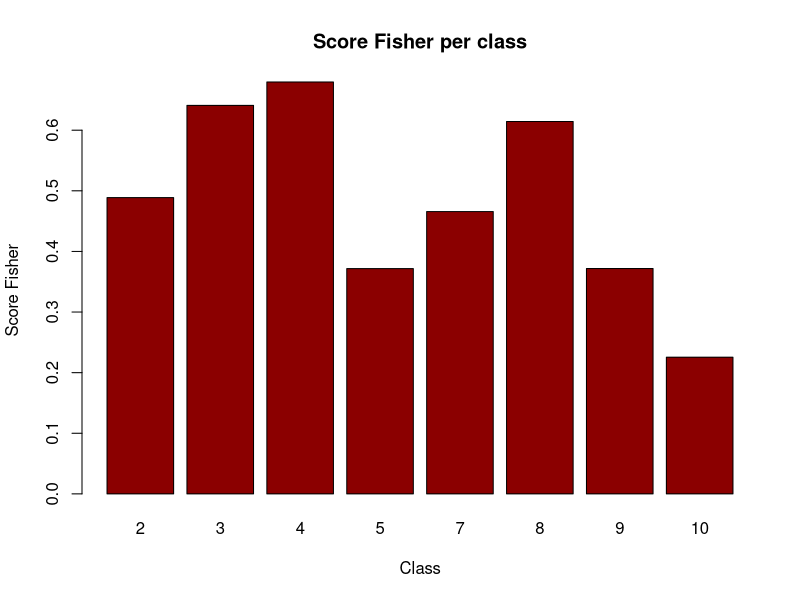

This chart was generated by the following R code:

# Checking wich variable better separe benign and malignant
# breast cancer with score Fisher.

#----------------------------------------------------------------------

rm(list=ls()) # Removing all obects from the current workspace
library(mlbench)
data("BreastCancer")

#----------------------------------------------------------------------

# Dealing with data:
# The class malignant is class 1
# The class benign is class 2

# Number of malignant cases, benign cases and samples:
malignant_number_of_cases<-sum(1*(BreastCancer$Class == "malignant"))
benign_number_of_cases<-sum(1*(BreastCancer$Class == "benign"))
sample_number<-malignant_number_of_cases+benign_number_of_cases

# Creating a matrix olnly with malignant data (without ID and 6th column):
data_malignant<-BreastCancer[which(BreastCancer$Class == "malignant"),]
data_malignant<-as.matrix(data_malignant[1:699, 2:10])
data_malignant<-mapply(data_malignant, FUN = as.numeric)
data_malignant<-matrix(data_malignant, nrow = 699, ncol = 9)
data_malignant<-data_malignant[,-(6),drop=FALSE]              
data_malignant<-data_malignant[complete.cases(data_malignant),]

# Creating a matrix olnly with benign data (without ID and 6th column):
data_benign<-BreastCancer[which(BreastCancer$Class == "benign"),]
data_benign<-as.matrix(data_benign[1:699, 2:10])
data_benign<-mapply(data_benign, FUN = as.numeric)
data_benign<-matrix(data_benign, nrow = 699, ncol = 9)
data_benign<-data_benign[,-(6),drop=FALSE]              
data_benign<-data_benign[complete.cases(data_benign),]

#----------------------------------------------------------------------

# Calculating score Fisher:
# m1: avarage data of class 1
# m2: avarage data of class 2
# m:  global avarage data
# s1: standard deviation of class 1
# s2: standard deviation of class 2
# sf = (abs(m1-m)+abs(m2-m))/(s1^2+s2^2)

standardDeviation <- function(vec,avarage,number_of_data){
  aux<-0
  for (i in 1:number_of_data) {
    aux<-aux+(vec[i]-avarage)^2
  }
  return(sqrt(aux/number_of_data))
}

scoreFisher <- function(m1,m2,m,s1,s2){
  return((abs(m1-m)+abs(m2-m))/(s1^2+s2^2))
}

# Score Fisher vector:
score_fisher<-matrix(nrow = 1, ncol = 8)
m1<-0
m2<-0
m<-0
s1<-0
s2<-0

# Calculating the score fisher per variable:
for (j in 1:8) {
  m1<-sum(data_malignant[,j])/malignant_number_of_cases
  m2<-sum(data_benign[,j])/benign_number_of_cases
  m<-(sum(data_malignant[,j])+sum(data_benign[,j]))/sample_number
  s1<-standardDeviation(data_malignant[,j],m1,malignant_number_of_cases)
  s2<-standardDeviation(data_benign[,j],m2,benign_number_of_cases)
  score_fisher[1,j]<-scoreFisher(m1,m2,m,s1,s2)
}


#----------------------------------------------------------------------

# Printing results:

# Open a bigger device window:
dev.new(width=10, height=10)
barplot(score_fisher[1,], 
main = "Score Fisher per class",
xlab = "Class",
ylab = "Score Fisher",
names.arg = c("2", "3", "4", "5", "7", "8", "9", "10"),
col = "darkred", 
horiz = FALSE)

cat("\nScore Fisher per class:\n", score_fisher[1,])
